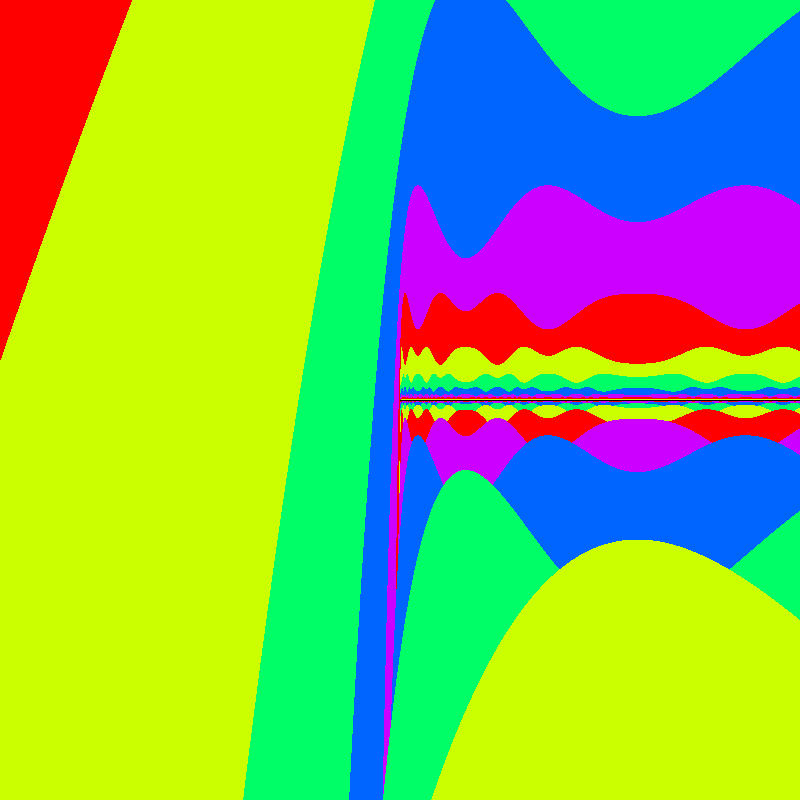
Frame 1 (no input)
Frame 60 (the mouse pressed at the canvas centre just before this capture): identical to frame 1, image omitted
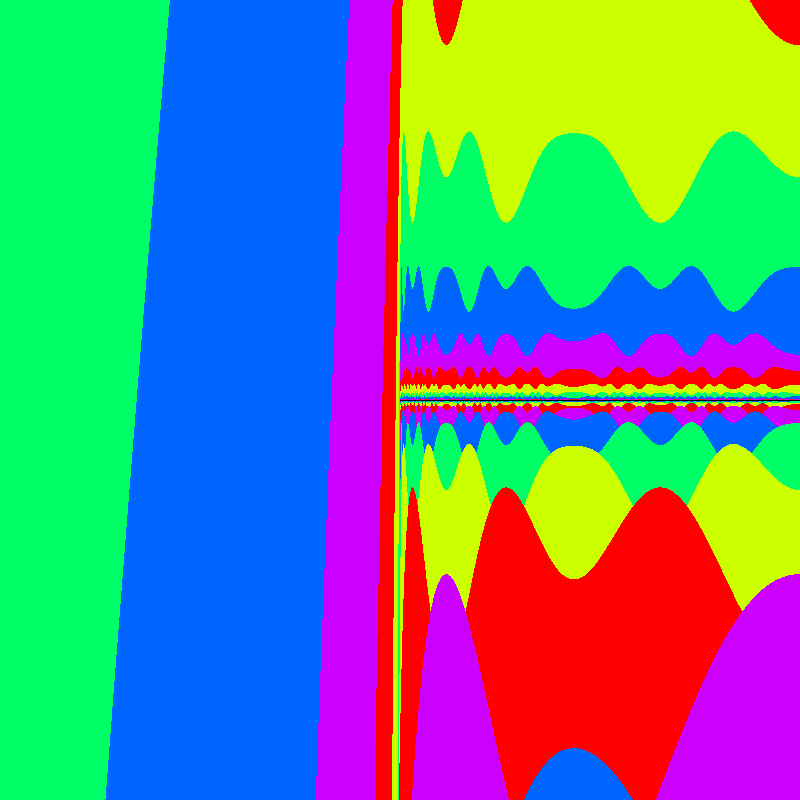
Frame 120 (the mouse held since frame 60 and released just before this capture)

The Processing sketch that drew these frames (run headless with seeded random() and noise(); from frame 60 on, the mouse is pressed at the canvas centre):

// Processing sketch: newOddPlotLogistic
// ── newOddPlotLogistic.pde
// pixel array is so much faster
// I hope the comments help me remember the neet way to change colors
int iter;
float maxx, minx;
float maxy, miny;
float zoom = 0.1;
// color 100 will be set to black so the biggest iter value possible  is 99
float clrMod =5;
float MN = 1;
// but it looks wild with smaller number like 20 or 8
// 50 is a nice comprimise
void setup() {
  size(800, 800);
  //fullScreen();
  colorMode(HSB, clrMod);
  maxx =MN;
  minx=-MN;
  maxy=MN;
  miny=-MN;
}


void draw() {
  loadPixels();
  showplot();
  updatePixels();
  //noLoop();
}

void mousePressed() {
  float x = map(mouseX, 0, width, minx, maxx);  // set the x on complex plane
  float y = map(mouseY, 0, height, miny, maxy); // s
  // center and zoom those coordinates
  maxx = x+zoom;
  minx = x-zoom;
  maxy = y+zoom;
  miny = y-zoom;

  zoom/=2;
  if (zoom<0.00001) {
    zoom=1;
    maxx =MN;
    minx=-MN;
    maxy=MN;
    miny=-MN;
  }
}

void mouseDragged() {
  // changes the colorMod which effects how many colors out of total are used

  clrMod+= 0.1;
  // if you want to change the absolute number of colors you chan then
  // set
  //colorMode(HSB,clrMod); //and then it will just use absolute number

  if (clrMod > 64) {
    clrMod = 1;
  }
}

void keyPressed() {
  if ( key == 'h') {
  }
}

/*
for this plot the functions are
logistic equation
functions:
  f // put values in nextx and nexty
        float nextx = r*x-x*x;
        float nexty = 2*y; 
        
        you can change the r values
x and y range:
-1 to 1

maximum iterations:
maxiter = 100:

breakout point:
breakOut = 5
if (abs(x+y)>breakOut) 
the absolute value of x and y added toogether

if the max iterations are reached without going over the breakout point
black pixels are plotted
if less than max iterations color of the pixel is placed by number of iterations before breakout

*/

void showplot() {
  //background(0);
  // get pixels from canvas using i and j
  for (int j = 0; j <height; j++) {
    for (int i =0; i <width; i++) {
      // map those to x and y coords in the range of min and max eg -5 to 5
      float x = map(i, 0, width, minx, maxx);  // set the x on complex plane
      float y = map(j, 0, height, miny, maxy); //  yset y on  the complex plane
      // get a copy of thoes ranges before iterating the values
      float cx=x;
      float cy =y;
      // set max iterater
      float maxiter = 100;
      float breakOut = 5;
      float r = 3.8;  // r=4.1
        iter =0;
      while (iter < maxiter) {
        // iterate functions for x and y
        // put values in nextx and nexty
        float nextx = r*x-x*x;
        float nexty = 2*y; 
        // swap values so x and y become nextx and nexty and are fed into function
        x = nextx; // remove cx and cy you get just a sun
        y = nexty; // set a single number for cx and cy you get the julia set

        // a break out check if the iterated number becomes large, note this is very different from the number of iterations
        // for sine and cosine functions changing the breakout can create more interesting  
        if (abs(x+y)>breakOut) {
          // I cound break out at 2 as it is proved for the mandelbrot any
          // orbit greater than 2 goes to infinity
          // but it lools better when the points have bigger iter numbers
          // which affects the color
          break;
        }
        iter++;
      }
      //println(iter);
      if (iter == maxiter) {
        // black pixels are part of the julia set for that function
        pixels[i+j*width] =color(0, 0, 0);
      } else {
        pixels[i+j*width] = color(iter%clrMod, 100, 100);
      }
    }
  }
}
